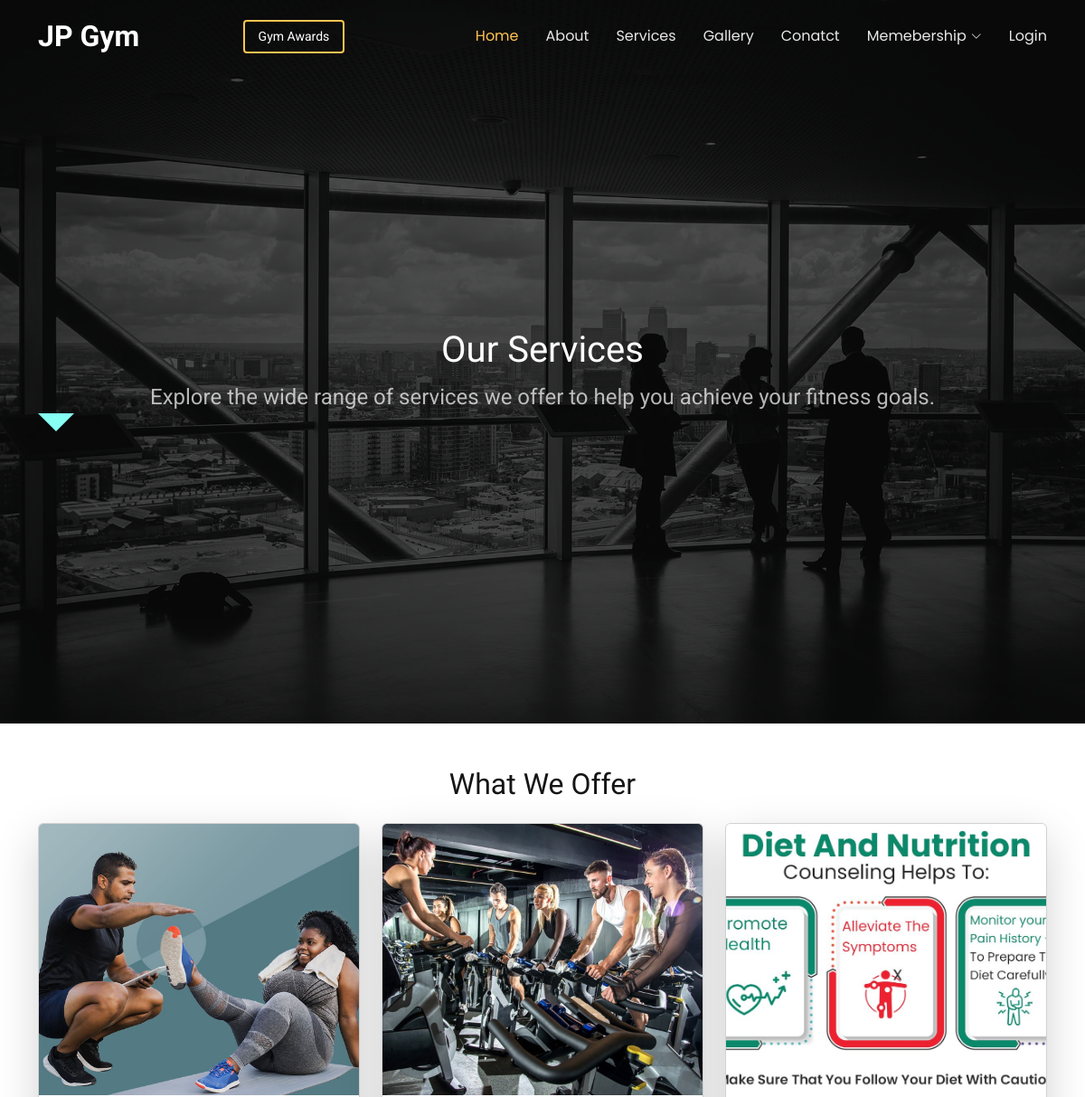
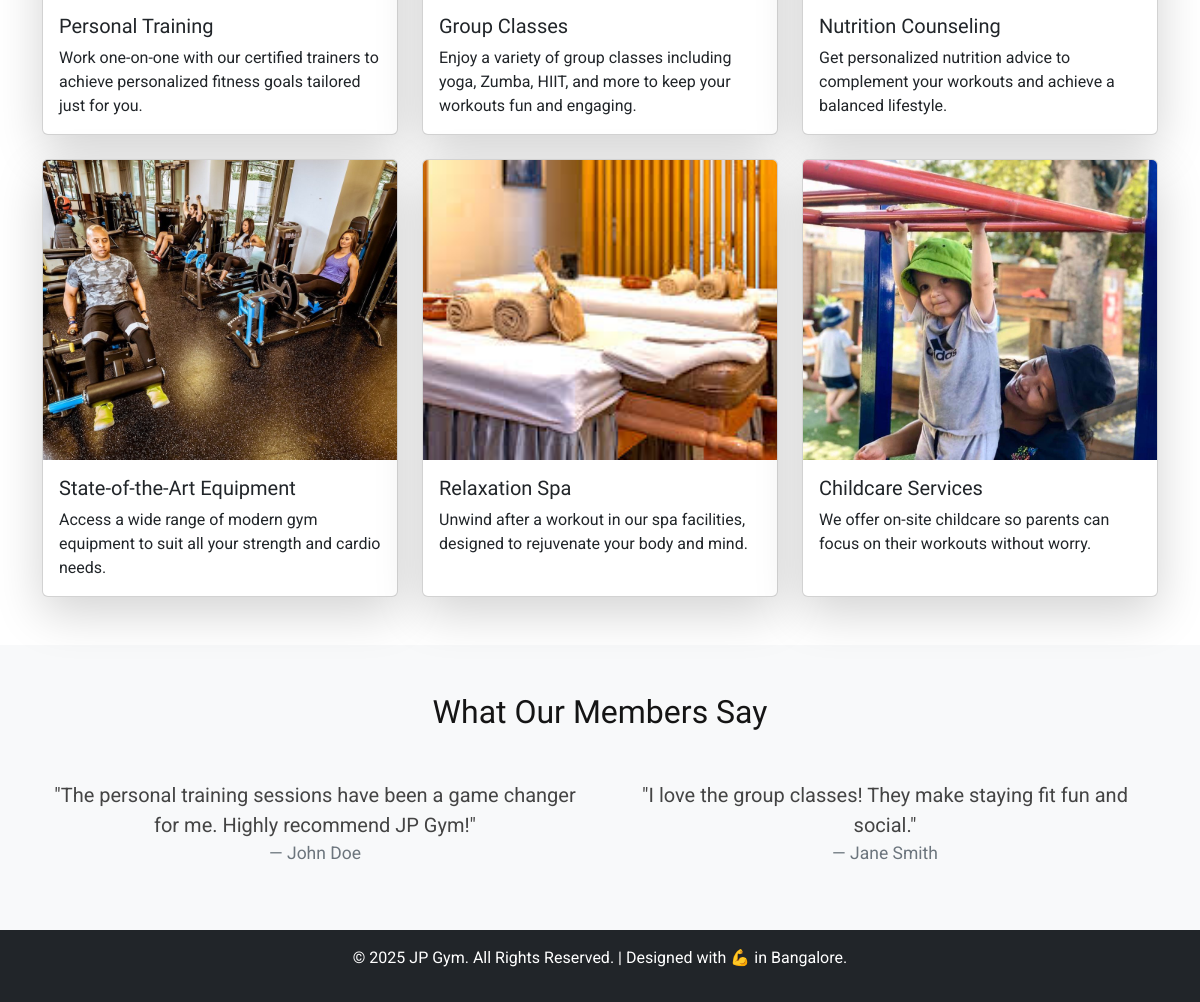
/services, run on the app's committed database (2 pictures, top to bottom).
### authapp/models.py (models this page shows, shortened)
class Services(models.Model):
    title = models.CharField(max_length=255)
    image = models.ImageField(upload_to='img_service/')
    description = models.TextField(blank=True, null=True)

### authapp/views.py (the view)
# urls.py: path('services', views.service, name='service'),
def service(request):
    services = Services.objects.all()
    return render(request, "service.html", {'services': services})

### templates/service.html (shortened to what this page needs)
{% extends 'base.html' %}
{% block head %}
<div class="text-white text-center py-5">
    <h1>Our Services</h1>
    <p>Explore the wide range of services we offer to help you achieve your fitness goals.</p>
    <div class="arrow-down"></div>
</div>
{% endblock head %}
{% block body %}
<div class="container my-5">
    <h2 class="text-center mb-4">What We Offer</h2>
    <div class="row gy-4">
        {% for service in services %}
        <div class="col-md-4">
            <div class="card h-100 shadow-lg">
                <img src="{{service.image.url}}" class="card-img-top" alt="{{service.title}}" style ="height: 300px; object-fit: cover;">
                <div class="card-body">
                    <h5 class="card-title">{{service.title}}</h5>
                    <p class="card-text">{{service.description}}</p>
                </div>
            </div>
        </div>
        {% endfor %}
    </div>
</div>
<div class="bg-light py-5">
    <div class="container text-center">
        <h2>What Our Members Say</h2>
        <div class="row gy-4 mt-4">
            <div class="col-md-6">
                <blockquote class="blockquote">
                    <p>"The personal training sessions have been a game changer for me. Highly recommend JP Gym!"</p>
                    <footer class="blockquote-footer">John Doe</footer>
                </blockquote>
            </div>
            <div class="col-md-6">
                <blockquote class="blockquote">
                    <p>"I love the group classes! They make staying fit fun and social."</p>
                    <footer class="blockquote-footer">Jane Smith</footer>
                </blockquote>
            </div>
        </div>
    </div>
</div>
<footer class="bg-dark text-white text-center py-3">
    <p>© 2025 JP Gym. All Rights Reserved. | Designed with 💪 in Bangalore.</p>
</footer>
{% endblock body %}

### templates/base.html (shortened to what this page needs)
{% load static %}
<!DOCTYPE html>
<html lang="en">
  <head>
    <link
      href="static/assets/vendor/bootstrap/css/bootstrap.min.css"
      rel="stylesheet"
    />
    <link
      href="static/assets/vendor/bootstrap-icons/bootstrap-icons.css"
      rel="stylesheet"
    />
    <link href="static/assets/vendor/aos/aos.css" rel="stylesheet" />
    <link
      href="static/assets/vendor/swiper/swiper-bundle.min.css"
      rel="stylesheet"
    />
    <link
      href="static/assets/vendor/glightbox/css/glightbox.min.css"
      rel="stylesheet"
    />
    <link href="static/assets/css/main.css" rel="stylesheet" />
  </head>
  <body class="index-page">
    <header id="header" class="header d-flex align-items-center fixed-top">
      <div
        class="container-fluid container-xl position-relative d-flex align-items-center justify-content-between"
      >
        <a href="/" class="logo d-flex align-items-center me-auto me-lg-0">
          <h1 class="sitename">JP Gym</h1>
        </a>
        <nav id="navmenu" class="navmenu">
          <ul>
            <li>
              <a href="/" class="active">Home<br /></a>
            </li>
            <li><a href="/about">About</a></li>
            <li><a href="/services">Services</a></li>
            <li><a href="/gallery">Gallery</a></li>
            <li><a href="/contact">Conatct</a></li>
            <li class="dropdown">
              <a href="#"
                ><span>Memebership</span>
                <i class="bi bi-chevron-down toggle-dropdown"></i
              ></a>
            </li>
            {% if user.is_authenticated %}
              <li><a href="/logout">Logout</a></li>
            {% else %}
               <li><a href="/login">Login</a></li>
            {% endif %}
          </ul>
        </nav>
        <a class="btn-getstarted" href="index.html#about">Gym Awards</a>
      </div>
    </header>
    <section id="hero" class="hero section dark-background">
      <img src="static/assets/img/hero-bg.jpg" alt="" data-aos="fade-in" />
      <div class="container">
        <div
          class="row justify-content-center text-center"
          data-aos="fade-up"
          data-aos-delay="100"
        >
          <div class="col-xl-12 col-lg-12 ">
            {% block head %} {% endblock head %}
          </div>
        </div>
      </div>
    </section>
    <main class="main">
      {% block body %}
      {% endblock body %}
    </main>
  </body>
</html>

### static/assets/css/main.css (style rules this page uses)
:root { --default-font: "Roboto", system-ui, -apple-system, "Segoe UI", Roboto, "Helvetica Neue", Arial, "Noto Sans", "Liberation Sans", sans-serif, "Apple Color Emoji", "Segoe UI Emoji", "Segoe UI Symbol", "Noto Color Emoji"; --heading-font: "Raleway", sans-serif; --nav-font: "Poppins", sans-serif; }
:root { --background-color: #ffffff; --default-color: #444444; --heading-color: #151515; --accent-color: #ffc451; --surface-color: #ffffff; --contrast-color: #312f2f; }
:root { --nav-color: rgba(255, 255, 255, 0.905); --nav-hover-color: #ffc451; --nav-mobile-background-color: #ffffff; --nav-dropdown-background-color: #ffffff; --nav-dropdown-color: #212529; --nav-dropdown-hover-color: #ffc451; }
.dark-background { --background-color: #060606; --default-color: #ffffff; --heading-color: #ffffff; --surface-color: #252525; --contrast-color: #2a2727; }
:root { scroll-behavior: smooth; }
body { color: var(--default-color); background-color: var(--background-color); font-family: var(--default-font); }
a { color: var(--accent-color); text-decoration: none; transition: 0.3s; }
h1, h2, h3, h4, h5, h6 { color: var(--heading-color); font-family: var(--heading-font); }
.header { --background-color: rgba(0, 0, 0, 0.8); --heading-color: #ffffff; --contrast-color: #ffffff; color: var(--default-color); background-color: var(--background-color); padding: 10px 0; transition: all 0.5s; z-index: 997; }
.header .logo { line-height: 1; }
.header .logo h1 { font-size: 32px; margin: 0; font-weight: 700; color: var(--heading-color); }
.header .btn-getstarted, .header .btn-getstarted:focus { color: var(--contrast-color); font-size: 14px; padding: 8px 30px; margin: 0 0 0 30px; border-radius: 4px; transition: 0.3s; border: 2px solid var(--accent-color); }
@media (max-width: 1200px) { .header .logo { order: 1; } }
@media (max-width: 1200px) { .header .btn-getstarted { order: 2; margin: 0 15px 0 0; padding: 6px 15px; } }
@media (max-width: 1200px) { .header .navmenu { order: 3; } }
.index-page .header { --background-color: rgba(0, 0, 0, 0); }
@media (min-width: 1200px) { .navmenu { padding: 0; } }
@media (min-width: 1200px) { .navmenu ul { margin: 0; padding: 0; display: flex; list-style: none; align-items: center; } }
@media (min-width: 1200px) { .navmenu li { position: relative; } }
@media (min-width: 1200px) { .navmenu a, .navmenu a:focus { color: var(--nav-color); padding: 18px 15px; font-size: 16px; font-family: var(--nav-font); font-weight: 400; display: flex; align-items: center; justify-content: space-between; white-space: nowrap; transition: 0.3s; } }
@media (min-width: 1200px) { .navmenu a i, .navmenu a:focus i { font-size: 12px; line-height: 0; margin-left: 5px; transition: 0.3s; } }
@media (min-width: 1200px) { .navmenu li:last-child a { padding-right: 0; } }
@media (min-width: 1200px) { .navmenu li:hover>a, .navmenu .active, .navmenu .active:focus { color: var(--nav-hover-color); } }
section, .section { color: var(--default-color); background-color: var(--background-color); padding: 60px 0; scroll-margin-top: 80px; overflow: clip; }
.hero { width: 100%; min-height: 100vh; position: relative; padding: 120px 0 80px 0; display: flex; align-items: center; justify-content: center; }
.hero img { position: absolute; inset: 0; display: block; width: 100%; height: 100%; object-fit: cover; z-index: 1; }
.hero:before { content: ""; background: color-mix(in srgb, var(--background-color), transparent 30%); position: absolute; inset: 0; z-index: 2; }
.hero .container { position: relative; z-index: 3; }
.hero p { margin: 10px 0 0 0; font-size: 24px; color: color-mix(in srgb, var(--default-color), transparent 30%); }

### templates/service.html (style rules this page uses)
.arrow-down { width: 0; height: 0; border-left: 20px solid transparent; border-right: 20px solid transparent; border-top: 20px solid rgb(135, 255, 243); transition: transform 0.3s ease, border-top-color 0.3s ease, box-shadow 0.3s ease; animation: moveDown 2s infinite alternate, glow 1.5s ease-in-out infinite; }

### data on the page
Services: image (picture), title "Personal Training", description "Work one-on-one with our certified trainers to achieve personalized fitness goals tailored just for you."
Services: image (picture), title "Group Classes", description "Enjoy a variety of group classes including yoga, Zumba, HIIT, and more to keep your workouts fun and engaging."
Services: image (picture), title "Nutrition Counseling", description "Get personalized nutrition advice to complement your workouts and achieve a balanced lifestyle."
Services: image (picture), title "State-of-the-Art Equipment", description "Access a wide range of modern gym equipment to suit all your strength and cardio needs."
Services: image (picture), title "Relaxation Spa", description "Unwind after a workout in our spa facilities, designed to rejuvenate your body and mind."
Services: image (picture), title "Childcare Services", description "We offer on-site childcare so parents can focus on their workouts without worry."
